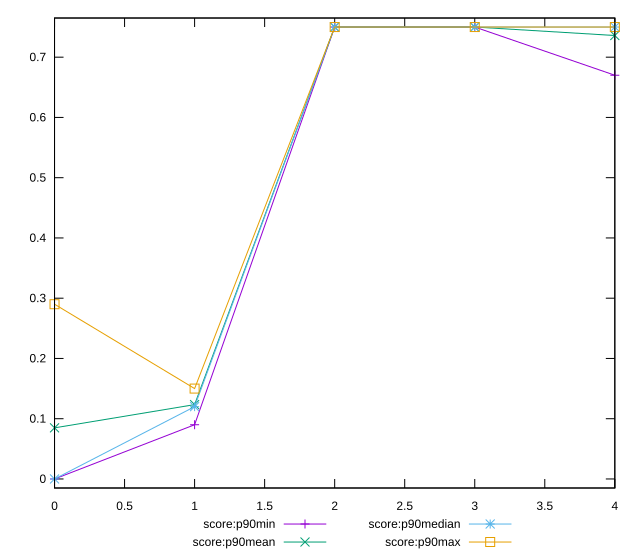

The script that saved this image:
reset

$scoreP90Min <<EOF
0 0
1 0.09
2 0.75
3 0.75
4 0.67
EOF

$scoreP90Mean <<EOF
0 0.08483516483516483
1 0.12340659340659338
2 0.75
3 0.75
4 0.7359340659340662
EOF

$scoreP90Median <<EOF
0 0
1 0.12
2 0.75
3 0.75
4 0.75
EOF

$scoreP90Max <<EOF
0 0.29
1 0.15
2 0.75
3 0.75
4 0.75
EOF

set key outside below
set xrange [0:4]
set yrange [-0.015:0.765]
set trange [-0.015:0.765]
set terminal svg size 640, 560 enhanced background rgb 'white'
set output "report_00009_2021-02-08T22-37-41.559Z/uses-text-compression/progression/score.svg"

plot $scoreP90Min title "score:p90min" with linespoints, \
     $scoreP90Mean title "score:p90mean" with linespoints, \
     $scoreP90Median title "score:p90median" with linespoints, \
     $scoreP90Max title "score:p90max" with linespoints

reset
